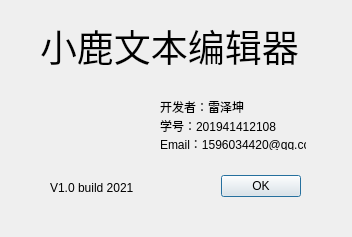
<?xml version="1.0" encoding="UTF-8"?>
<ui version="4.0">
 <class>AboutDialog</class>
 <widget class="QDialog" name="AboutDialog">
  <property name="geometry">
   <rect>
    <x>0</x>
    <y>0</y>
    <width>352</width>
    <height>237</height>
   </rect>
  </property>
  <property name="maximumSize">
   <size>
    <width>352</width>
    <height>237</height>
   </size>
  </property>
  <property name="windowTitle">
   <string>关于</string>
  </property>
  <widget class="QDialogButtonBox" name="buttonBox">
   <property name="geometry">
    <rect>
     <x>-40</x>
     <y>170</y>
     <width>341</width>
     <height>32</height>
    </rect>
   </property>
   <property name="orientation">
    <enum>Qt::Horizontal</enum>
   </property>
   <property name="standardButtons">
    <set>QDialogButtonBox::Ok</set>
   </property>
  </widget>
  <widget class="QLabel" name="label">
   <property name="geometry">
    <rect>
     <x>40</x>
     <y>-10</y>
     <width>281</width>
     <height>111</height>
    </rect>
   </property>
   <property name="font">
    <font>
     <pointsize>28</pointsize>
    </font>
   </property>
   <property name="text">
    <string>小鹿文本编辑器</string>
   </property>
  </widget>
  <widget class="QLabel" name="label_5">
   <property name="geometry">
    <rect>
     <x>40</x>
     <y>80</y>
     <width>81</width>
     <height>91</height>
    </rect>
   </property>
   <property name="styleSheet">
    <string notr="true">border-image: url(:/img/border.png);</string>
   </property>
   <property name="text">
    <string/>
   </property>
  </widget>
  <widget class="QLabel" name="label_6">
   <property name="geometry">
    <rect>
     <x>50</x>
     <y>180</y>
     <width>121</width>
     <height>16</height>
    </rect>
   </property>
   <property name="text">
    <string>V1.0 build 2021</string>
   </property>
  </widget>
  <widget class="QWidget" name="">
   <property name="geometry">
    <rect>
     <x>160</x>
     <y>100</y>
     <width>146</width>
     <height>50</height>
    </rect>
   </property>
   <layout class="QVBoxLayout" name="verticalLayout">
    <item>
     <widget class="QLabel" name="label_2">
      <property name="text">
       <string>开发者：雷泽坤</string>
      </property>
     </widget>
    </item>
    <item>
     <widget class="QLabel" name="label_3">
      <property name="text">
       <string>学号：201941412108</string>
      </property>
     </widget>
    </item>
    <item>
     <widget class="QLabel" name="label_4">
      <property name="text">
       <string>Email：1596034420@qq.com</string>
      </property>
     </widget>
    </item>
   </layout>
  </widget>
 </widget>
 <resources/>
 <connections>
  <connection>
   <sender>buttonBox</sender>
   <signal>accepted()</signal>
   <receiver>AboutDialog</receiver>
   <slot>accept()</slot>
   <hints>
    <hint type="sourcelabel">
     <x>248</x>
     <y>254</y>
    </hint>
    <hint type="destinationlabel">
     <x>157</x>
     <y>274</y>
    </hint>
   </hints>
  </connection>
  <connection>
   <sender>buttonBox</sender>
   <signal>rejected()</signal>
   <receiver>AboutDialog</receiver>
   <slot>reject()</slot>
   <hints>
    <hint type="sourcelabel">
     <x>316</x>
     <y>260</y>
    </hint>
    <hint type="destinationlabel">
     <x>286</x>
     <y>274</y>
    </hint>
   </hints>
  </connection>
 </connections>
</ui>
